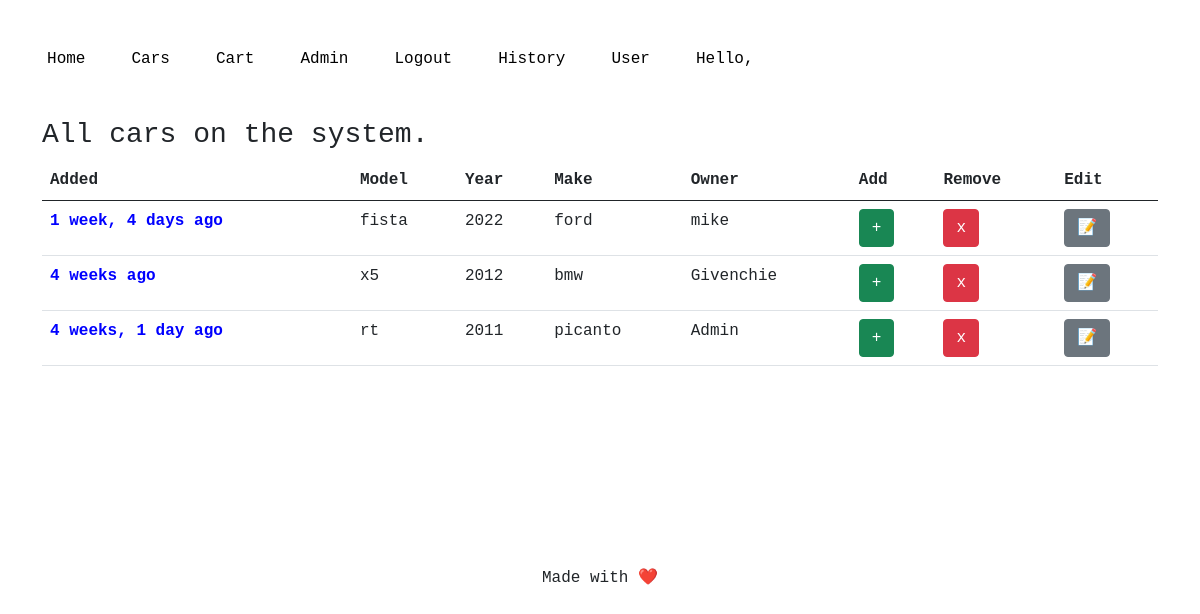
/cars/ (signed in), run on an earlier commit of the app's database.
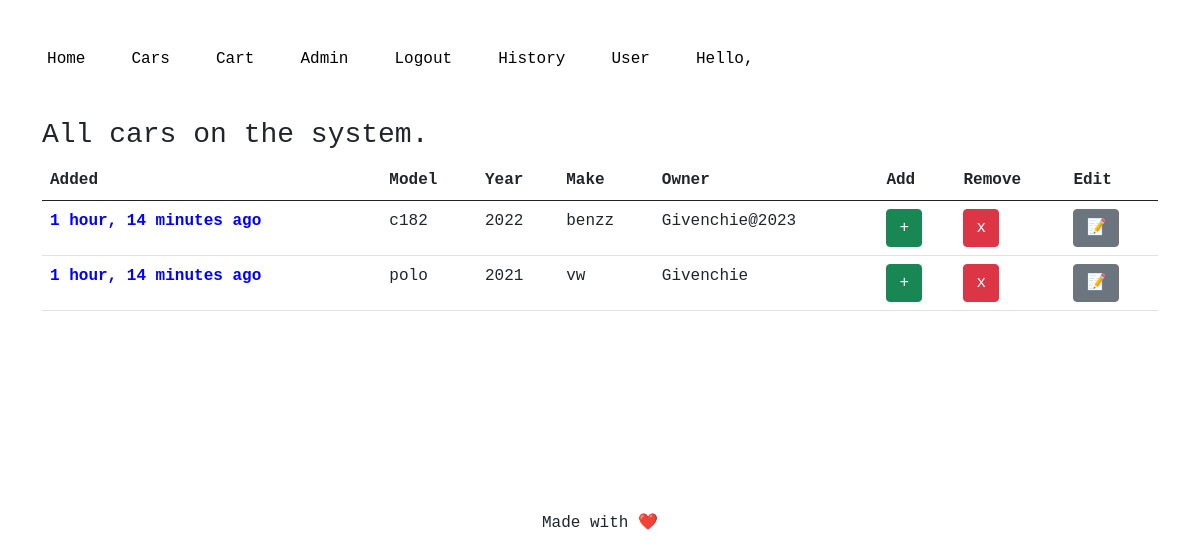
And on a later commit of the database.
### trip/models.py (models this page shows, shortened)
class Car(models.Model):
    make = models.CharField(max_length=50)
    model = models.CharField(max_length=50)
    driver = models.OneToOneField(User,on_delete=models.CASCADE)
    year = models.IntegerField()
    date_added = models.DateTimeField(auto_now_add = True,null=True)
    class Meta:
        ordering = ['-date_added']

### trip/views.py (the view)
# urls.py: path('cars/',views.get_cars,name="cars"),
@login_required
def get_cars(request):
    cars = Car.objects.all()
    cars_count = cars.count()
    context = {"cars":cars,"cars_count":cars_count}
    return render(request,"trip/cars.html",context)

### trip/templates/trip/cars.html
{% extends "trip/base.html" %}
{% block content %}
  <div class="container">
    <div>
      {% if cars%}
      <h3>All cars on the system.</h3>
      {%else%}
      <a href="{% url 'add_car'%}" class="btn btn-success">+</a>
      {%endif%}
    </div>
    <table class="table">
      <thead>
        <tr>
          <th scope="col">Added</th>
          <th scope="col">Model</th>
          <th scope="col">Year</th>
          <th scope="col">Make</th>
          <th scope="col">Owner</th>
          <th scope="col">Add </th>
          <th scope="col">Remove </th>
          <th scope="col">Edit</th>
        </tr>
      </thead>
      <tbody>
        {% for car in cars %}
        <tr>
          <td style="color: blue; font-weight: bold">
            {{car.date_added |timesince}} ago
          </td>
          <td>{{car.model}}</td>
          <td>{{car.year}}</td>
          <td>{{car.make}}</td>
          <td>{{car.driver}}</td>
          <td><a href="{% url 'add_car'%}" class="btn btn-success">+</a></td>
          <td><a href="{% url 'delete_car' car.id %}" class="btn btn-danger">x </a></td>
          <td><a href="{% url 'edit_car' car.id %}" class="btn btn-secondary">📝 </a></td>
        </tr>
      {% endfor %}
      </tbody>
    </table>
  </div>
{% endblock%}

### trip/templates/trip/base.html (shortened to what this page needs)
{% load static %}
<!DOCTYPE html>
<html lang="en">
<html>
  <link href="https://cdn.jsdelivr.net/npm/bootstrap@5.0.2/dist/css/bootstrap.min.css" rel="stylesheet">
</head>
<body>
  {% include "trip/header.html" %}
  {% block content %}
  {% endblock %}
  {% include "trip/footer.html" %}
</body>
</html>

### trip/templates/trip/header.html
<div class="header">
  {% if user.is_authenticated %}
  <a href="{% url 'trips'%}">Home</a>
  <a href="{% url 'cars' %}">Cars</a>
  <a href="{% url 'cart' %}">Cart</a>
  <a href="/admin">Admin</a>
  <a href="{% url 'logout' %}">Logout</a>
  <a href="{% url 'history' %}">History</a>
  <a href="{% url 'user' %}">User</a>
  <a> Hello, {{ username}}</a>
  {%else%}
  <a href="{% url 'trips'%}">Home</a>
  <a href="{% url 'all-users' %}">Users</a>
  <a href="{% url 'login' %}">Login</a>
  <a href="{% url 'register' %}">Sign up</a>
  {% endif %}
</div>

### trip/templates/trip/footer.html
<div class="footer">
  <p>Made with ❤️</p>
</div>

### trip/templates/trip/base.html (style rules this page uses)
* { font-family: monospace,Helvetica; }
.header { display:flex; }
.header,a { text-decoration:none; padding:2%; text-align: center; justify-items: space-between; color:black; }
.footer { text-align: center; opacity:2; margin-top: 200px; }

What changed in the data, as far as the page shows it:
removed Car: date_added "1 week, 4 days", model "fista", year "2022", make "ford", driver "mike"
removed Car: date_added "4 weeks", model "x5", year "2012", make "bmw", driver "Givenchie"
removed Car: date_added "4 weeks, 1 day", model "rt", year "2011", make "picanto", driver "Admin"
added Car: date_added "1 hour, 14 minutes", model "c182", year "2022", make "benzz", driver "Givenchie@2023"
added Car: date_added "1 hour, 14 minutes", model "polo", year "2021", make "vw", driver "Givenchie"
